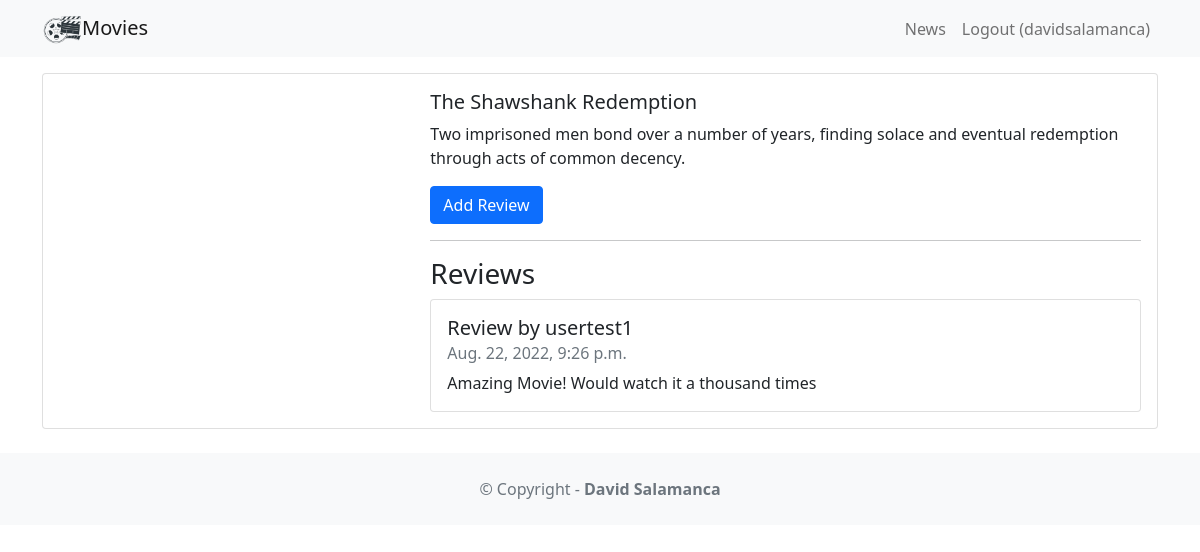
The app's page /movie/1 (signed in) with its own data.
### movie/models.py (models this page shows, shortened)
class Movie(models.Model):
    title = models.CharField(max_length=100)
    description = models.CharField(max_length=250)
    image = models.ImageField(upload_to='movie/images/')
    url = models.URLField(blank=True)

class Review(models.Model):
    text = models.CharField(max_length=100)
    date = models.DateTimeField(auto_now_add=True)
    user = models.ForeignKey(User,on_delete=models.CASCADE)
    movie = models.ForeignKey(Movie,on_delete=models.CASCADE)
    watchAgain = models.BooleanField()

### movie/views.py (the view)
# urls.py: path('<int:movie_id>', views.detail, name='detail'),
def detail(request, movie_id):
    movie = get_object_or_404(Movie, pk=movie_id)
    reviews = Review.objects.filter(movie = movie)
    return render(request, 'detail.html', {'movie': movie, 'reviews': reviews})

### movie/templates/detail.html (shortened to what this page needs)
{% extends 'base.html' %}
{% block content %}
<div class="card mb-3">
    <div class="row g-0">
        <div class="col-md-4">
        </div>
        <div class="col-md-8">
            <div class="card-body">
                <h5 class="card-title">{{ movie.title }}</h5>
                <p class="card-text">{{ movie.description }}</p>
                <p class="card-text">
                    {% if user.is_authenticated %}
                    <a href="{% url 'createreview' movie.id %}" class="btn btn-primary">
                        Add Review
                    </a>
                    {% endif %}
                </p>
                    <hr />
                    <h3>Reviews</h3>
                    <ul class="list-group">
                    {% for review in reviews %}
                        <li class="list-group-item pb-3 pt-3">
                            <h5 class="card-title"> Review by {{ review.user.username }}
                            </h5>
                            <h6 class="card-subtitle mb-2 text-muted">
                                {{ review.date }}
                            </h6>
                            <p class="card-text">{{ review.text }}</p>
                        </li>
                    {% endfor %}
                    </ul>
            </div>
        </div>
    </div>
</div>
{% endblock content %}

### moviereviews/templates/base.html (shortened to what this page needs)
<!DOCTYPE html>
<html>
    <head>
        <link href="https://cdn.jsdelivr.net/npm/bootstrap@5.1.1/dist/css/bootstrap.min.css" rel="stylesheet" />
    </head>
    <body>
        <nav class="navbar navbar-expand-lg navbar-light bg-light mb-3">
            <div class="container">
                <a class="navbar-brand" href="{% url 'home' %}">{% load static %} <img src="{% static 'images/movie.png' %}" alt="Logo" width="40" height="30" class="d-inline-block align-text-top" />Movies</a>
                <div class="collapse navbar-collapse" id="navbarNavAltMarkup">
                    <div class="navbar-nav ms-auto">
                        <a class="nav-link" href="{% url 'news' %}">News</a>
                        {% if user.is_authenticated %}
                            <a class="nav-link" href="{% url 'logoutaccount' %}">
                                Logout ({{ user.username }})
                            </a>
                        {% else %}
                            <a class="nav-link" href="{% url 'loginaccount' %}">Login</a>
                            <a class="nav-link" href="{% url 'signupaccount' %}">Sign Up</a>
                        {% endif %}
                    </div>
                </div>
            </div>
        </nav>
        <div class="container">
            {% block content %}
            {% endblock content %}
        </div>
        <footer class="text-center text-lg-start bg-light text-muted mt-4">
            <div class="text-center p-4">© Copyright -
                <a class="text-reset fw-bold text-decoration-none" target="_blank" href="https://www.linkedin.com/in/david-salamanca-3ba008230/">David Salamanca</a>
            </div>
        </footer>
    </body>
</html>

### records on screen
Movie: title "The Shawshank Redemption", description "Two imprisoned men bond over a number of years, finding solace and eventual redemption through acts of common decency."
Review: user.username "usertest1", date "Aug. 22, 2022, 9:26 p.m.", text "Amazing Movie! Would watch it a thousand times"

### other values on screen
{{ user.username }} "davidsalamanca"
